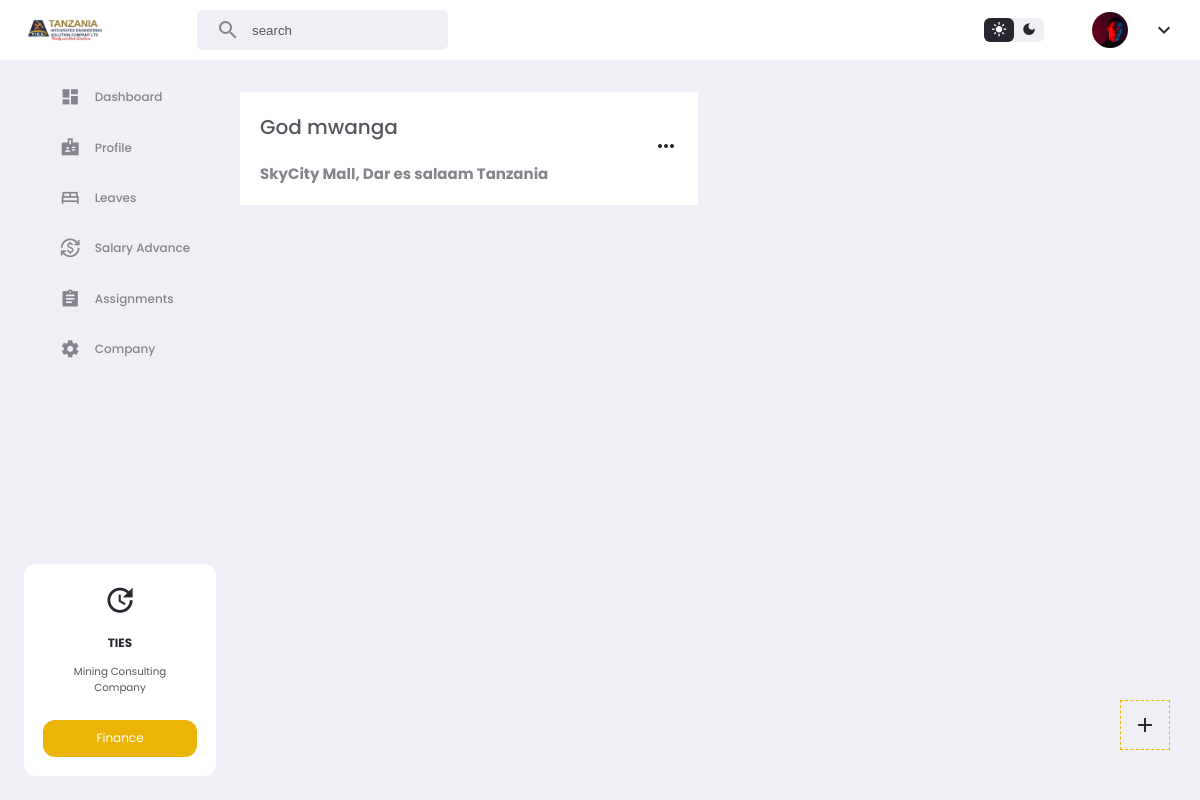
/clients/, run on the app's committed database.
### app/models.py (models this page shows)
class Clients(models.Model):
    clientName = models.CharField(max_length=200)
    address = models.CharField(max_length=1000, null=True, blank=True)
    representativeName = models.CharField(max_length=100, null=True, blank=True)
    representativeTitle = models.CharField(max_length=100, null=True, blank=True)
    email = models.CharField(max_length=100, null=True, blank=True)
    phone = models.CharField(max_length=100, null=True, blank=True)
    created_date = models.DateField(auto_now_add=True)

### app/views.py (the view)
# urls.py: path('clients/', views.clients, name='clients'),
def clients(request):
    clients = Clients.objects.all()
    context = {
        'clients':clients
    }
    return render(request,"app/clients.html",context)

### app/templatetags/custom_filters.py (called while the page is built)
@register.filter(name='is_in_group')
def is_in_group(user, group_name):
    return user.groups.filter(name=group_name).exists()

### app/templates/app/clients.html (shortened to what this page needs)
{% extends 'app/base2.html' %}
{% load static %}
{% block content %}
<section class="project">
    <div class="cards">
        {% for x in clients %}
        <div class="card">
            <a href="{% url 'clientDetails' x.id %}">
                <div class="left">
                    <h5>{{x.clientName}}</h5>
                    <h6>{{x.address}}</h6>
                </div>
            </a>
            <div class="right">
                <span class="material-icons-sharp">more_horiz</span>
            </div>
        </div>
        {% endfor %}
    </div>
    <div class="add" id="openModalBasic">
        <span class="material-icons-sharp">add</span>
    </div>
</section>
{% endblock %}

### app/static/app/home2.css (style rules this page uses)
:root { --color-white: #ffffff; --color-light: #f0eff5; --color-gray-light: #86848c; --color-gray-dark: #56555e; --color-dark: #27282f; --color-primary: rgb(234,181,7); --color-success: rgb(34,202,75); --color-danger: rgb(255,67,54); --color-warning: rgb(71, 7, 234); --color-purple: rgb(160,99,245); --color-primary-light: rgba(71,7,234,0.2); --color-success-light: rgba(34,202,75,0.2); --color-danger-light: rgba(255,67,54,0.2); --color-purple-light: rgba(160,99,245,0.2); --color-warning-light: rgba(234,181,7,0.2); --color-white-light: rgba(255, 255, 255, 0.6); --company-color-1: #1a3048; --company-color-2: #9f893c; --company-color-3: #ffbf00; --card-padding: 1.6rem; --padding-1: 1rem; --padding-2: 8px; --card-border-radius: 1.6rem; --border-radius-1: 1rem; --border-radius-2: 6px; }
* { margin: 0; padding: 0; outline: 0; border: 0; appearance: none; text-decoration: none; list-style: none; box-sizing: border-box; }
html { font-size: 12px; }
body { background: var(--color-light); font-family: poppins, sans-serif; min-height: 100vh; color: var(--color-dark); }
h5 { font-size: 0.86rem; font-weight: 500; }
h6 { font-size: 0.76rem; }

### app/templates/app/clients.html (style rules this page uses)
.project .cards { margin-top: 20px; display: grid; grid-template-columns: repeat(2, 1fr); gap: 20px; }
.project .cards .card { background: var(--color-white); display: flex; justify-content: space-between; align-items: center; }
.project .cards .card .left h5 { font-size: 20px; color: var(--color-gray-dark); padding: 20px; cursor: pointer; }
.project .cards .card .left h6 { font-size: 15px; color: var(--color-gray-light); padding: 0 20px 20px 20px; cursor: pointer; }
.project .cards .card .right { margin-right: 20px; cursor: pointer; }
.project .add { height: 50px; width: 50px; border: 1px dashed var(--color-primary); display: flex; align-items: center; justify-content: center; position: fixed; bottom: 50px; right: 30px; cursor: pointer; }

### data on the page
Clients: clientName "God mwanga", address "SkyCity Mall, Dar es salaam Tanzania"
